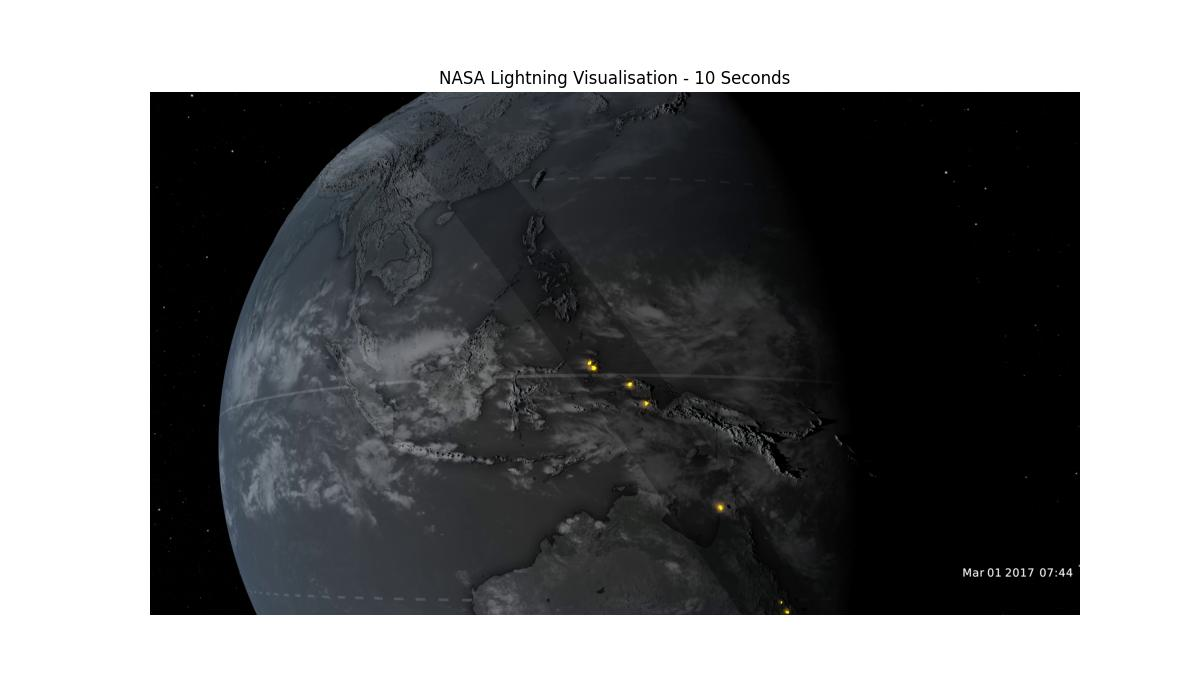
#> input picture Archive/test_extracted_frames/frame_25.jpg, 1200 x 700 px
$ python -i extract_data.py   (imports and definitions only)
#> lines starting #> are read from the running program, lines starting #| are printed output that depends on the picture; after the words box and inside, x2 and y2 are one past the last pixel; in counts of white or black regions, pixels touching at a corner belong together
#> further down, picture is the input picture: shape (700, 1200, 3); mean B, G, R 125.6, 124.5, 123.6

import cv2
import numpy as np
import csv
import os

# ==========================================
# 1. SETTINGS
# ==========================================

video_path = "iss_lightning_sphere_07312023_60p4k.mp4"

# HSV range for yellow/orange-yellow lightning
LOWER_YELLOW = np.array([15, 100, 150])
UPPER_YELLOW = np.array([40, 255, 255])

MIN_AREA = 2

# Individual event tracking settings
MAX_DISTANCE = 30
MAX_GAP_FRAMES = 3

# Phase boundaries (seconds)
PHASE_2_START = 20
PHASE_3_START = 70

# Output
output_file = "lightning_master_dataset.csv"


# ==========================================
# 2. LIGHTNING DETECTION FUNCTION
# ==========================================

def detect_lightning(frame):

    # Convert BGR image to HSV
    hsv = cv2.cvtColor(frame, cv2.COLOR_BGR2HSV)
#> hsv: shape (700, 1200, 3); mean H, S, V 25.9, 9.8, 125.7

    # Detect yellow/orange-yellow pixels
    mask = cv2.inRange(
        hsv,
        LOWER_YELLOW,
        UPPER_YELLOW
    )
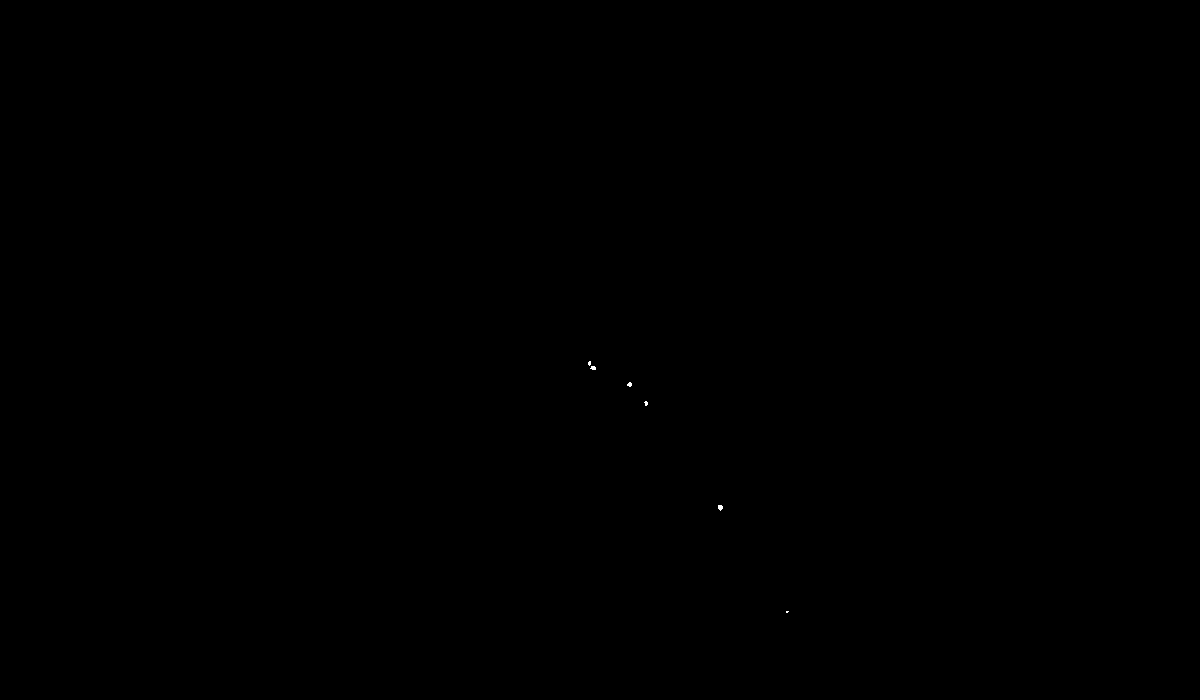
#> mask: shape (700, 1200); 0.01% white; 6 white regions (5 under 20 px), largest, box (x1, y1, x2, y2) and area: (718, 505, 723, 511) 23

    # Remove small noise
    kernel = np.ones((3, 3), np.uint8)

    mask = cv2.morphologyEx(
        mask,
        cv2.MORPH_OPEN,
        kernel
    )
#> mask: shape (700, 1200); 0.01% white; 5 white regions (4 under 20 px), largest, box (x1, y1, x2, y2) and area: (718, 505, 723, 510) 22

    # Merge nearby bright regions
    mask = cv2.dilate(
        mask,
        kernel,
        iterations=1
    )
#> mask: shape (700, 1200); 0.02% white; 4 white regions, box (x1, y1, x2, y2) and area: (587, 361, 597, 371) 63, (717, 504, 724, 511) 46, (627, 382, 633, 387) 30, (644, 401, 649, 406) 25

    # Identify connected regions
    num_labels, labels, stats, centroids = (
        cv2.connectedComponentsWithStats(mask)
    )
#> labels: shape (700, 1200) int32; 5 distinct labels, from 0 to 4
#> num_labels = 5; stats = [[0, 0, 1200, 700, 839836], [587, 361, 10, 10, 63], [627, 382, 6, 5, 30], [644, 401, 5, 5, 25], [717, 504, 7, 7, 46]]; centroids = [[599.5, 349.5], [591.5, 365.8], [629.5, 384], [646, 403], [719.9, 506.9]]

    detections = []

    for i in range(1, num_labels):

        x, y = centroids[i]

        area = stats[i, cv2.CC_STAT_AREA]

        if area >= MIN_AREA:

            detections.append({
                "x": float(x),
                "y": float(y),
                "area": int(area)
            })
#> this loop made 4 passes
#> (x, y, area) on passes 1 to 4: (591.5, 365.8, 63), (629.5, 384, 30), (646, 403, 25), (719.9, 506.9, 46)
#> after the loop, detections = 4 items

    return detections


# ==========================================
# 3. INDIVIDUAL EVENT FINALISATION
# ==========================================

def finalise_event(event, output_records):

    # Calculate average event position
    avg_x = np.mean(event["x_positions"])
    avg_y = np.mean(event["y_positions"])

    # Classify vertical screen position
    if avg_y < frame_height / 3:
        latitude_zone = "Northern"

    elif avg_y < 2 * frame_height / 3:
        latitude_zone = "Equatorial"

    else:
        latitude_zone = "Southern"

    # Save one row per individual lightning event
    output_records.append({

        "Timestamp": round(
            event["start_timestamp"], 3
        ),

        "Event ID": event["event_id"],

        "X": round(avg_x, 2),

        "Y": round(avg_y, 2),

        "Latitude zone": latitude_zone,

        "Phase": "Individual"
    })


# ==========================================
# 4. LOAD VIDEO
# ==========================================

# [6 lines not run here, left out]

# [1 line that did not run here, left out]

# [3 lines that did not run here, left out]

# [3 lines that did not run here, left out]

# [3 lines that did not run here, left out]

frame_number = 0

# Store CSV records
output_records = []

# Store active individual lightning events
active_events = []

# Unique ID counter
next_event_id = 1

# Track whether Phase 2 events have been finalised
phase_2_finalised = False


# ==========================================
# 5. PROCESS VIDEO
# ==========================================

# [247 lines not run here, left out]


# ==========================================
# 7. EXPORT MASTER DATASET TO CSV
# ==========================================

csv_columns = [

    "Timestamp",
    "Event ID",
    "X",
    "Y",
    "Latitude zone",
    "Phase"
]

# [15 lines not run here, left out]


# ==========================================
# 8. PROCESSING SUMMARY
# ==========================================

individual_count = sum(
    1 for row in output_records
    if row["Phase"] == "Individual"
)

regional_count = sum(
    1 for row in output_records
    if row["Phase"] == "Regional"
)

# [13 lines not run here, left out]

>>> import cv2
>>> picture = cv2.imread('test_extracted_frames/frame_25.jpg')
>>> result = detect_lightning(picture)
#> result = 4 items
